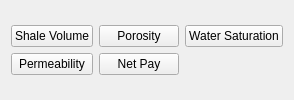
       <widget class="QWidget" name="tabCalculations">
        <attribute name="title">
         <string>Calculations</string>
        </attribute>
        <layout class="QVBoxLayout" name="layoutCalculations">
         <property name="spacing">
          <number>6</number>
         </property>
         <item>
          <layout class="QGridLayout" name="layoutCalcButtons">
           <item row="0" column="0">
            <widget class="QPushButton" name="btnCalcVsh">
             <property name="text">
              <string>Shale Volume</string>
             </property>
            </widget>
           </item>
           <item row="0" column="1">
            <widget class="QPushButton" name="btnCalcPhi">
             <property name="text">
              <string>Porosity</string>
             </property>
            </widget>
           </item>
           <item row="0" column="2">
            <widget class="QPushButton" name="btnCalcSw">
             <property name="text">
              <string>Water Saturation</string>
             </property>
            </widget>
           </item>
           <item row="1" column="0">
            <widget class="QPushButton" name="btnCalcPerm">
             <property name="text">
              <string>Permeability</string>
             </property>
            </widget>
           </item>
           <item row="1" column="1">
            <widget class="QPushButton" name="btnCalcNetPay">
             <property name="text">
              <string>Net Pay</string>
             </property>
            </widget>
           </item>
          </layout>
         </item>
        </layout>
       </widget>
